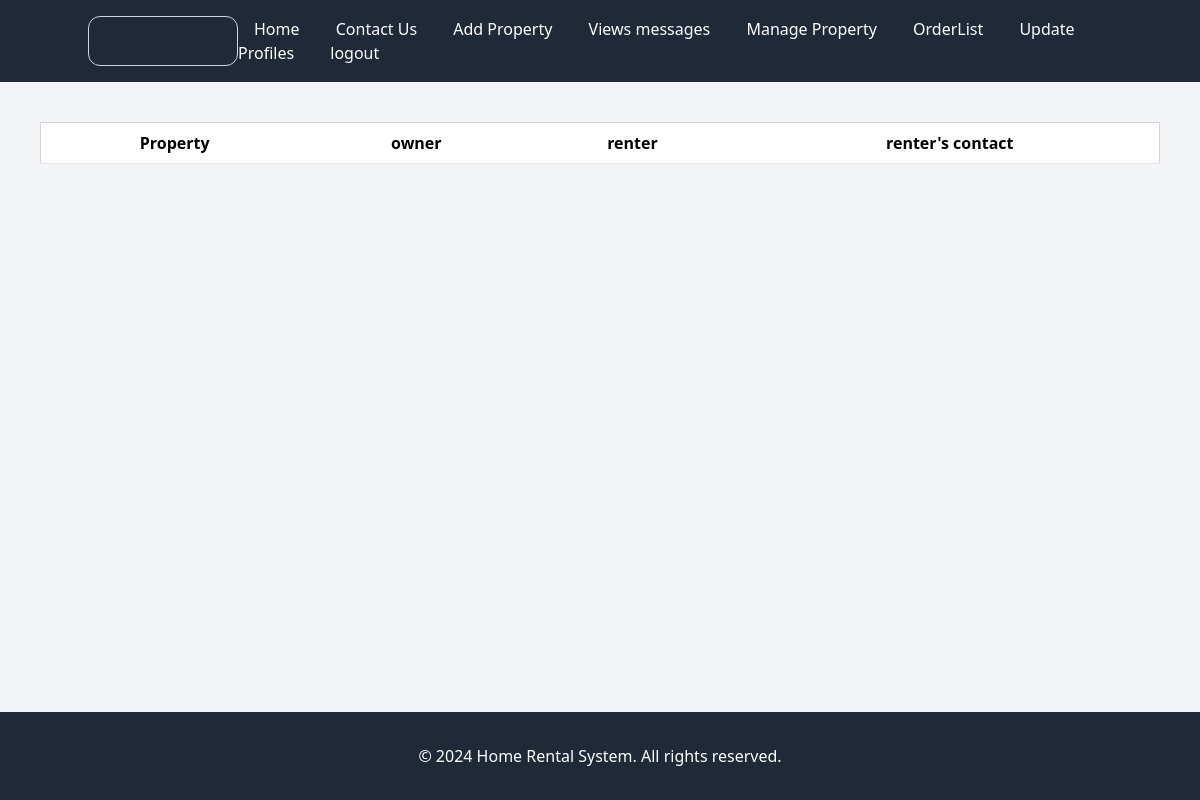
/orderlist/ (signed in), run on an earlier commit of the app's database.
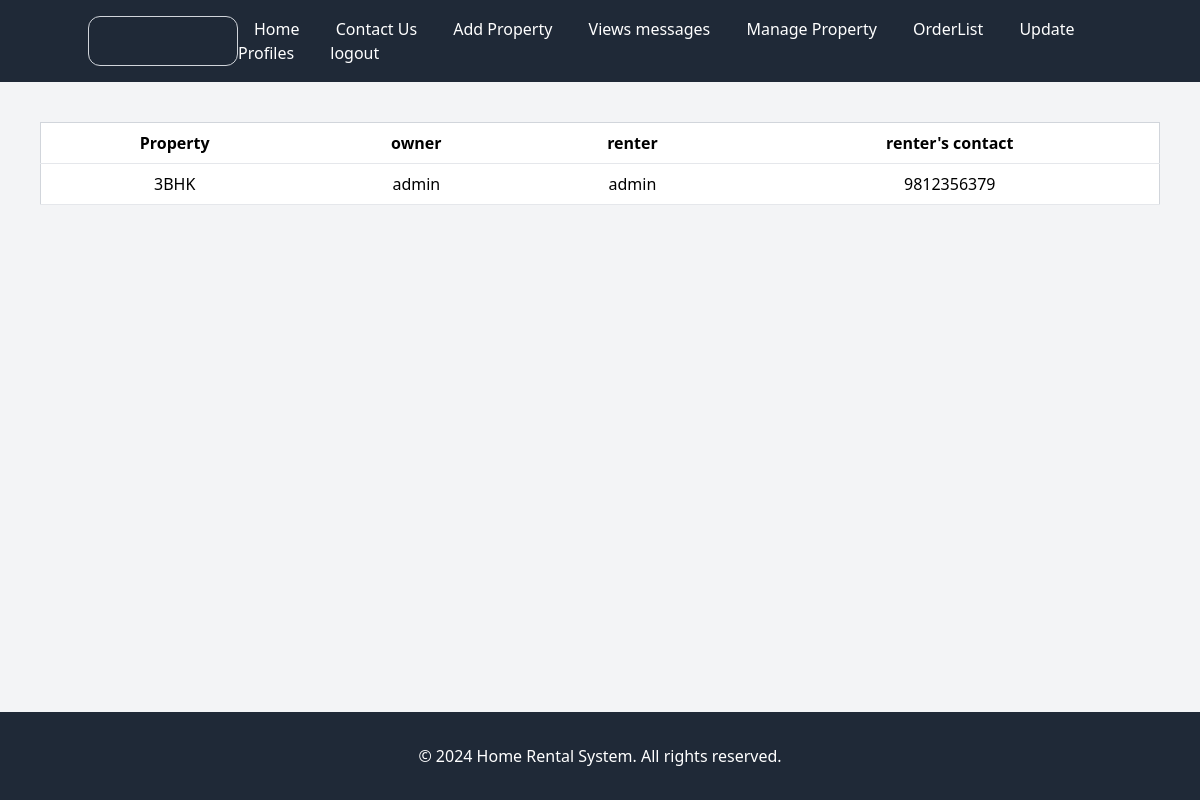
And on a later commit of the database.
### core/models.py (models this page shows, shortened)
class BookProperty(models.Model):
    owner = models.ForeignKey(User,on_delete = models.CASCADE,related_name = "owner")
    renter = models.ForeignKey(User,on_delete = models.CASCADE,related_name = "renter")
    property = models.ForeignKey(Property,on_delete = models.CASCADE)
    renter_phone =models.CharField(max_length = 200,null = True,blank = True)

class Property(models.Model):
    owner = models.ForeignKey(User,on_delete = models.CASCADE)
    title = models.CharField(max_length=255)
    location = models.CharField(max_length=255)
    description = models.TextField()
    price = models.DecimalField(max_digits=10, decimal_places=2)
    bedrooms = models.PositiveIntegerField()
    bathrooms = models.PositiveIntegerField()
    image = models.ImageField(upload_to='img')
    available_for_rent = models.BooleanField(default=False)

### core/views.py (the view)
# urls.py: path('orderlist/',views.orderlist,name = "orderlist"),
def orderlist(request):
    orders = BookProperty.objects.filter(owner = request.user)
    return render(request,'orderlist.html',{'orders':orders})

### templates/orderlist.html
{%extends 'base.html'%}
{%block content%}
<div class="overflow-x-auto p-10">
    <table class="  min-w-full bg-white border border-gray-300">
        <thead>
            <tr>
                <th class="py-2 px-4 border-b ">Property</th>
                <th class="py-2 px-4 border-b ">owner</th>
                <th class="py-2 px-4 border-b ">renter</th>
                <th class="py-2 px-4 border-b ">renter's contact</th>
            </tr>
        </thead>
        <tbody>
            {%for order in orders%}
            <tr>
                <td class="py-2 px-4 border-b text-center">{{order.property.title}}</td>
                <td class="py-2 px-4 border-b text-center">{{order.owner}}</td>
                <td class="py-2 px-4 border-b text-center">{{order.renter}}</td>
                <td class="py-2 px-4 border-b text-center">
                    {{order.renter_phone}}
                </td>
            </tr>
            {%endfor%}
        </tbody>
    </table>
</div>
{%endblock content%}

### templates/base.html (shortened to what this page needs)
{%load static%}
<!DOCTYPE html>
    <html lang="en">
    <head>
        <link href="https://cdn.jsdelivr.net/npm/tailwindcss@2.2.19/dist/tailwind.min.css" rel="stylesheet">
    </head>
    <body class="bg-gray-100 flex   flex-col " style = "height : 100vh">
        <nav class="bg-gray-800 text-white p-4">
            <div class="container mx-auto flex justify-between items-center">
                <a  href = "/" class=" cursor-pointer text-2xl font-bold border p-6 rounded-xl border-gray-300"><img src="{%static 'logo.png'%}" alt="" style = "width: 100px;"></a>
                <div class="hidden md:block">
                    <a href="/" class="px-4">Home</a>
                    <a href="/aboutus/" class="px-4">Contact Us</a>
                    {%if request.user.is_authenticated%}
                    <a href="{%url 'property_create'%}" class="px-4">Add Property</a>
                    <a href="/messages/" class="px-4">Views messages</a>
                    <a href="/propertyList/" class="px-4">Manage Property</a>
                    <a href="/orderlist/" class="px-4">OrderList</a>
                    <a href="/update-profile/" class="px-4">Update Profiles</a>
                    <a href="/logout/" class="px-4">logout</a>
                    {%else%}
                    <a href="/login/" class="px-4">login</a>
                    <a href="/register/" class="px-4">register</a>
                    {%endif%}
                </div>
            </div>
        </nav>
        {%block content%}
        {%endblock content%}
        <footer class="bg-gray-800 text-white py-8 mt-auto">
            <div class="container mx-auto text-center">
                <p>&copy; 2024 Home Rental System. All rights reserved.</p>
            </div>
        </footer>
    </body>
    </html>

What changed in the data, as far as the page shows it:
added BookProperty: property "3BHK", owner "admin", renter "admin", renter_phone "9812356379"
